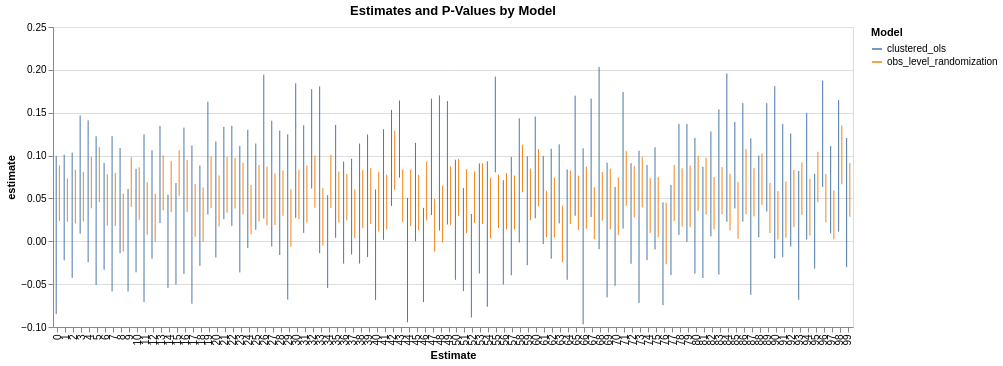

Source (notebook cell):
### Code cell
alt.Chart(
    pl.DataFrame(estimates).filter(
        pl.col("model").is_in(
            [
                "obs_level_randomization",
                "clustered_ols",
            ]
        )
    )
).mark_errorbar().encode(
    x=alt.X("i:O", title="Estimate"),
    y=alt.Y("ci_lower:Q", title="estimate"),
    y2=alt.Y2("ci_upper:Q", title="estimate"),
    xOffset=alt.XOffset("model:N", title="Model Offset"),
    color=alt.Color("model:N", title="Model"),
    # row=alt.Row("model:N", title="Model"),
    tooltip=["model:N", "estimate:Q", "significant:Q"],
).transform_calculate(
    # Generate Gaussian jitter with a Box-Muller transform
    jitter="sqrt(-2*log(random()))*cos(2*PI*random())"
).properties(
    title="Estimates and Significance by Model",
    width=800,
)

### Figure 1 — Vega-Lite specification as saved in the notebook (floating-point values rounded to 4 significant figures; data arrays with more than 128 entries replaced by an {"elided": "..."} marker saying what was removed)
{"config": {"view": {"continuousWidth": 300, "continuousHeight": 300}}, "data": {"name": "data-241482cc857a695d111e2b7714c23fd6"}, "mark": {"type": "errorbar"}, "encoding": {"color": {"field": "model", "title": "Model", "type": "nominal"}, "tooltip": [{"field": "model", "type": "nominal"}, {"field": "estimate", "type": "quantitative"}, {"field": "p_value", "type": "quantitative"}], "x": {"field": "i", "title": "Estimate", "type": "ordinal"}, "xOffset": {"field": "model", "title": "Model Offset", "type": "nominal"}, "y": {"field": "ci_lower", "title": "estimate", "type": "quantitative"}, "y2": {"field": "ci_upper", "title": "estimate"}}, "title": "Estimates and P-Values by Model", "transform": [{"calculate": "sqrt(-2*log(random()))*cos(2*PI*random())", "as": "jitter"}], "width": 800, "$schema": "https://vega.github.io/schema/vega-lite/v5.20.1.json", "datasets": {"data-241482cc857a695d111e2b7714c23fd6": {"elided": "200 records"}}}
